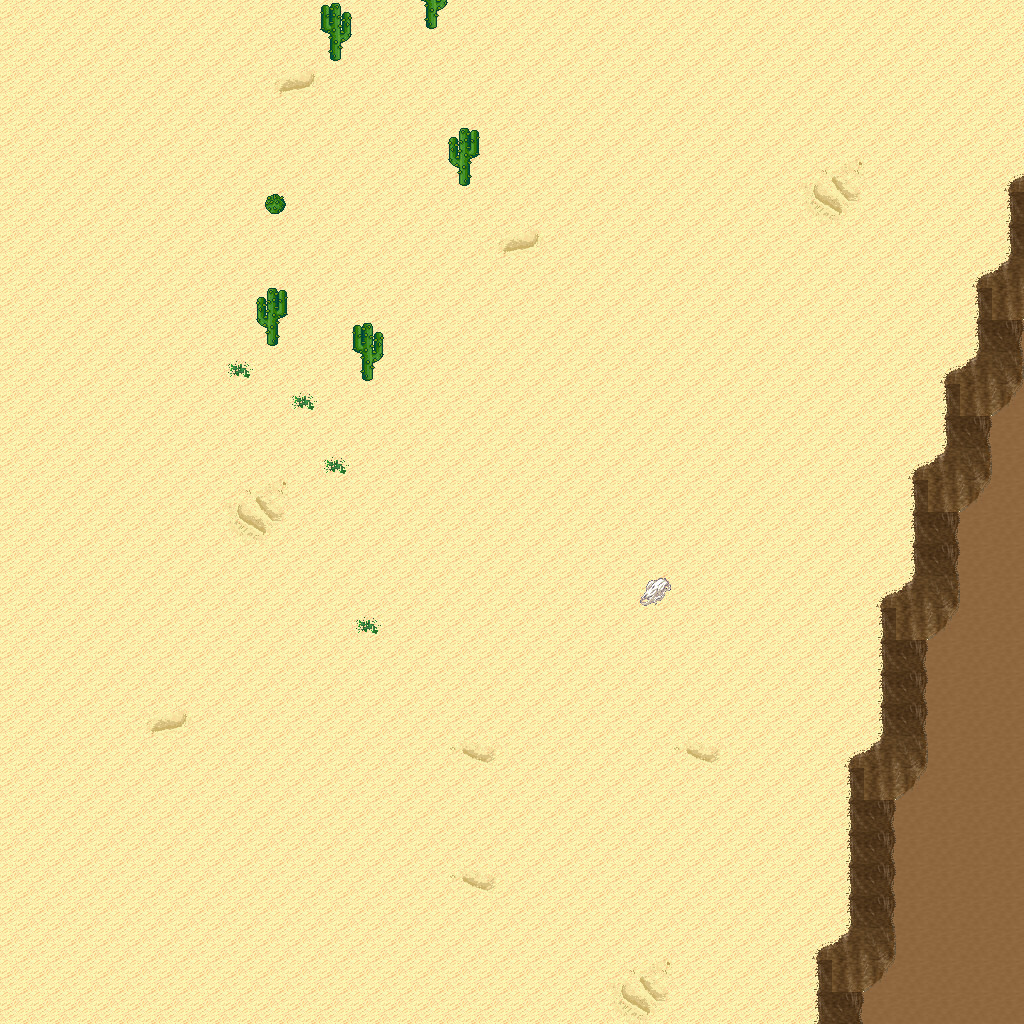

This is a level from a 2D game, rendered from its Tiled map with the project's own tilesets. A one-line summary and the map file follow, with tile-layer data summarised:
An orthogonal 32x32 tile map with 32x32 px tiles, 5 tile layers (Ground, Objects, Objects2, Above, ...), 1 hidden layer not drawn, 10 tilesets.

<map version="1.10" tiledversion="1.11.0" orientation="orthogonal" renderorder="right-down" width="32" height="32" tilewidth="32" tileheight="32" infinite="0" nextlayerid="11" nextobjectid="1">
 <tileset firstgid="1" name="logic_collision" tilewidth="32" tileheight="32" tilecount="1" columns="1">
  <image source="../drawable/logic_collision.png" width="32" height="32" />
 </tileset>
 <tileset firstgid="2" name="ground_ground" tilewidth="32" tileheight="32" tilecount="33" columns="3">
  <image source="../drawable/ground_ground.png" width="96" height="352" />
 </tileset>
 <tileset firstgid="35" name="ground_ridge_earth_pale" tilewidth="32" tileheight="32" tilecount="96" columns="12">
  <image source="../drawable/ground_ridge_earth_pale.png" width="384" height="256" />
 </tileset>
 <tileset firstgid="131" name="ground_ridge_earth_dark" tilewidth="32" tileheight="32" tilecount="96" columns="12">
  <image source="../drawable/ground_ridge_earth_dark.png" width="384" height="256" />
 </tileset>
 <tileset firstgid="227" name="terrain_desert" tilewidth="32" tileheight="32" tilecount="88" columns="8">
  <image source="../drawable/terrain_desert.png" width="256" height="352" />
 </tileset>
 <tileset firstgid="315" name="ground_ladder_horizontal_dark" tilewidth="32" tileheight="32" tilecount="3" columns="1">
  <image source="../drawable/ground_ladder_horizontal_dark.png" width="32" height="96" />
 </tileset>
 <tileset firstgid="318" name="plant_bush_various_small" tilewidth="32" tileheight="32" tilecount="9" columns="3">
  <image source="../drawable/plant_bush_various_small.png" width="96" height="96" />
 </tileset>
 <tileset firstgid="327" name="plant_cactus_2" tilewidth="32" tileheight="32" tilecount="10" columns="5">
  <image source="../drawable/plant_cactus_2.png" width="160" height="64" />
 </tileset>
 <tileset firstgid="337" name="plant_tree_evergreen" tilewidth="32" tileheight="32" tilecount="36" columns="3">
  <image source="../drawable/plant_tree_evergreen.png" width="96" height="384" />
 </tileset>
 <tileset firstgid="373" name="ground_sand_2" tilewidth="32" tileheight="32" tilecount="15" columns="5">
  <image source="../drawable/ground_sand_2.png" width="160" height="96" />
 </tileset>
 <layer id="1" name="Ground" width="32" height="32">
  <data>[1024 cells, 1024 non-empty, 12 distinct tile ids]</data>
 </layer>
 <layer id="2" name="Objects" width="32" height="32">
  <data>[1024 cells, 67 non-empty, 10 distinct tile ids]</data>
 </layer>
 <layer id="3" name="Objects2" width="32" height="32">
  <data>[1024 cells, 0 non-empty, 0 distinct tile ids]</data>
 </layer>
 <layer id="4" name="Above" width="32" height="32">
  <data>[1024 cells, 4 non-empty, 2 distinct tile ids]</data>
 </layer>
 <layer id="5" name="Above2" width="32" height="32">
  <data>[1024 cells, 0 non-empty, 0 distinct tile ids]</data>
 </layer>
 <layer id="6" name="Walkable" width="32" height="32" visible="0">
  <data>[1024 cells, 36 non-empty, 1 distinct tile ids]</data>
 </layer>
 <objectgroup id="7" name="Mapevents" />
 <objectgroup id="8" name="Spawn" />
 <objectgroup id="9" name="Keys" />
 <objectgroup id="10" name="Replace" />
</map>
